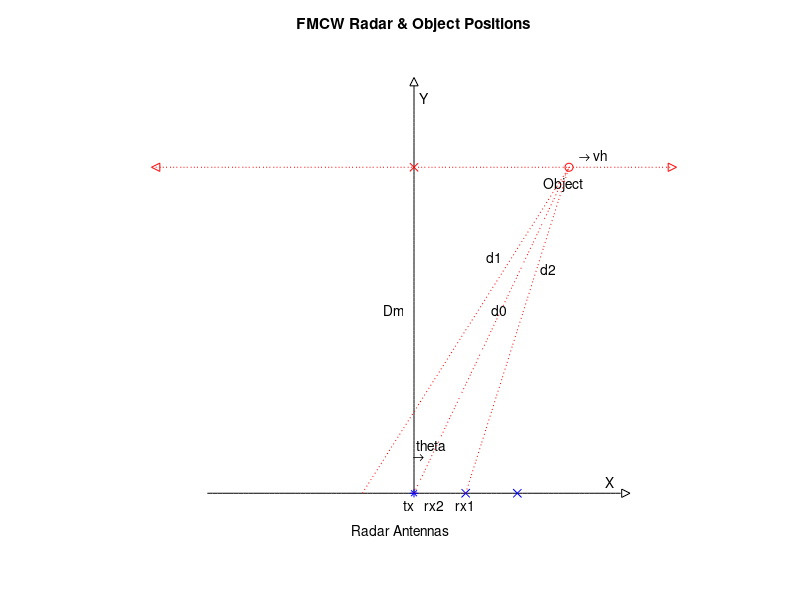

Reproduce this figure in MATLAB.
function plot_simulation()
    figure;hold on;
    axis off;
    title('FMCW Radar & Object Positions')
    % draw X axis
    x = -4:0.1:4;
    y = zeros(size(x));
    plot(x,y,'k')
    plot(4.1,0,'k>');
    text(3.7,0.3,'X');
    % draw Y axis
    y = 0:0.1:10;
    x = zeros(size(y));
    plot(x,y,'k')
    plot(0,10.1,'k^');
    text(0.1,9.7,'Y');
    % draw antenna postition
    text(-1.2,-0.9,'Radar Antennas')
    plot(2,0,'bx');text(.2,-0.3,'rx2')
    plot(1,0,'bx');text(0.8,-0.3,'rx1')
    plot(0,0,'b*');text(-0.2,-0.3,'tx')

    plot(0,8,'rx');plot(-5,8,'r<');plot(5,8,'r>');
    plot(3,8,'ro');text(2.5,7.6,'Object')
    x = -5:0.1:5;
    y = ones(size(x))*8;
    plot(x,y,'r:')
    text(3.2,8.3,'\rightarrow vh');

    text(0,0.9,'\rightarrow');
    text(0.05,1.2,'theta');

    x = -1:0.1:3;
    y = 2*x+2;
    plot(x,y,'r:')
    text(1.4,5.8,'d1');

    x = 0:0.1:3;
    y = 8/3*x;
    plot(x,y,'r:')
    text(1.5,4.5,'d0');

    x = 1:0.1:3;
    y = 4*x-4;
    plot(x,y,'r:')
    text(2.45,5.5,'d2');

    text(-0.6,4.5,'Dm');
    xlim([-6 6]);ylim([-1 11])
    hold off;
end